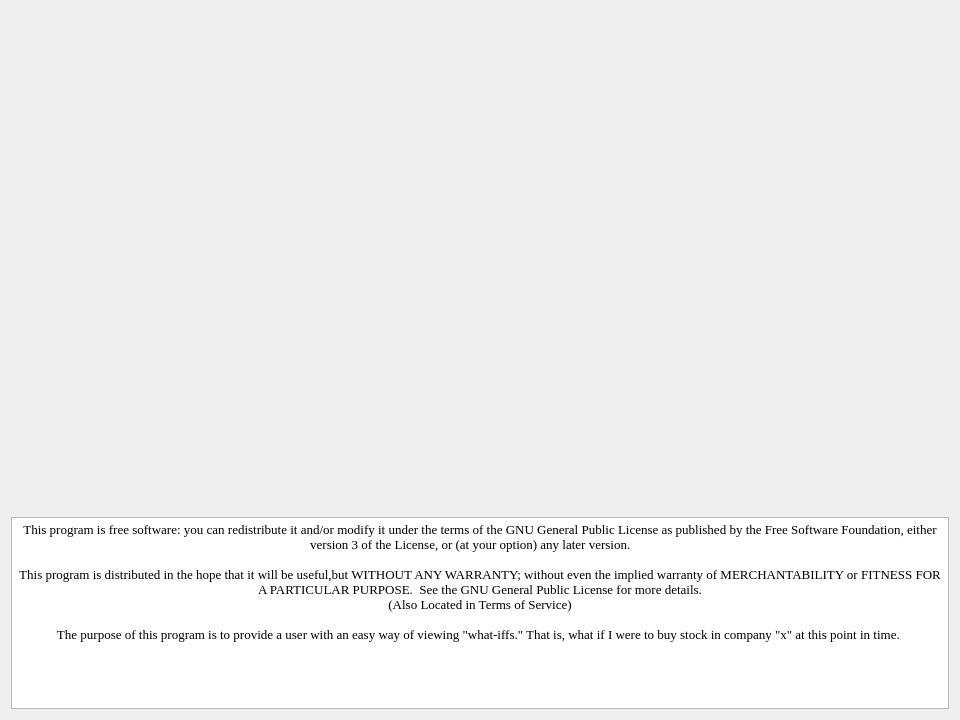
<?xml version="1.0" encoding="UTF-8"?>
<ui version="4.0">
 <class>About</class>
 <widget class="QDialog" name="About">
  <property name="geometry">
   <rect>
    <x>0</x>
    <y>0</y>
    <width>960</width>
    <height>720</height>
   </rect>
  </property>
  <property name="windowTitle">
   <string>About Qt Market Viewer</string>
  </property>
  <property name="styleSheet">
   <string notr="true">#About
{
	border-image: url(:/files/img/aboutBackground.png) 0 0 0 0 stretch stretch;
}</string>
  </property>
  <layout class="QVBoxLayout" name="verticalLayout">
   <item>
    <spacer name="verticalSpacer">
     <property name="orientation">
      <enum>Qt::Vertical</enum>
     </property>
     <property name="sizeHint" stdset="0">
      <size>
       <width>20</width>
       <height>40</height>
      </size>
     </property>
    </spacer>
   </item>
   <item>
    <widget class="QTextBrowser" name="aboutTextBrowser">
     <property name="sizePolicy">
      <sizepolicy hsizetype="Expanding" vsizetype="Preferred">
       <horstretch>0</horstretch>
       <verstretch>0</verstretch>
      </sizepolicy>
     </property>
     <property name="font">
      <font>
       <family>Georgia</family>
       <pointsize>14</pointsize>
      </font>
     </property>
     <property name="html">
      <string>&lt;!DOCTYPE HTML PUBLIC &quot;-//W3C//DTD HTML 4.0//EN&quot; &quot;http://www.w3.org/TR/REC-html40/strict.dtd&quot;&gt;
&lt;html&gt;&lt;head&gt;&lt;meta name=&quot;qrichtext&quot; content=&quot;1&quot; /&gt;&lt;style type=&quot;text/css&quot;&gt;
p, li { white-space: pre-wrap; }
&lt;/style&gt;&lt;/head&gt;&lt;body style=&quot; font-family:'Georgia'; font-size:14pt; font-weight:400; font-style:normal;&quot;&gt;
&lt;p align=&quot;center&quot; style=&quot; margin-top:0px; margin-bottom:0px; margin-left:0px; margin-right:0px; -qt-block-indent:0; text-indent:0px;&quot;&gt;&lt;span style=&quot; font-family:'MS Shell Dlg 2'; font-size:10pt;&quot;&gt;This program is free software: you can redistribute it and/or modify it under the terms of the GNU General Public License as published by the Free Software Foundation, either version 3 of the License, or (at your option) any later version.      &lt;/span&gt;&lt;/p&gt;
&lt;p align=&quot;center&quot; style=&quot;-qt-paragraph-type:empty; margin-top:0px; margin-bottom:0px; margin-left:0px; margin-right:0px; -qt-block-indent:0; text-indent:0px; font-family:'MS Shell Dlg 2'; font-size:10pt;&quot;&gt;&lt;br /&gt;&lt;/p&gt;
&lt;p align=&quot;center&quot; style=&quot; margin-top:0px; margin-bottom:0px; margin-left:0px; margin-right:0px; -qt-block-indent:0; text-indent:0px;&quot;&gt;&lt;span style=&quot; font-family:'MS Shell Dlg 2'; font-size:10pt;&quot;&gt;This program is distributed in the hope that it will be useful,but WITHOUT ANY WARRANTY; without even the implied warranty of MERCHANTABILITY or FITNESS FOR A PARTICULAR PURPOSE.  See the GNU General Public License for more details.&lt;/span&gt;&lt;/p&gt;
&lt;p align=&quot;center&quot; style=&quot; margin-top:0px; margin-bottom:0px; margin-left:0px; margin-right:0px; -qt-block-indent:0; text-indent:0px;&quot;&gt;&lt;span style=&quot; font-family:'MS Shell Dlg 2'; font-size:10pt;&quot;&gt;(Also Located in Terms of Service)&lt;/span&gt;&lt;/p&gt;
&lt;p align=&quot;center&quot; style=&quot;-qt-paragraph-type:empty; margin-top:0px; margin-bottom:0px; margin-left:0px; margin-right:0px; -qt-block-indent:0; text-indent:0px; font-family:'MS Shell Dlg 2'; font-size:10pt;&quot;&gt;&lt;br /&gt;&lt;/p&gt;
&lt;p align=&quot;center&quot; style=&quot; margin-top:0px; margin-bottom:0px; margin-left:0px; margin-right:0px; -qt-block-indent:0; text-indent:0px;&quot;&gt;&lt;span style=&quot; font-family:'MS Shell Dlg 2'; font-size:10pt;&quot;&gt;The purpose of this program is to provide a user with an easy way of viewing &amp;quot;what-iffs.&amp;quot; That is, what if I were to buy stock in company &amp;quot;x&amp;quot; at this point in time. &lt;/span&gt;&lt;/p&gt;&lt;/body&gt;&lt;/html&gt;</string>
     </property>
    </widget>
   </item>
  </layout>
 </widget>
 <resources/>
 <connections/>
</ui>
